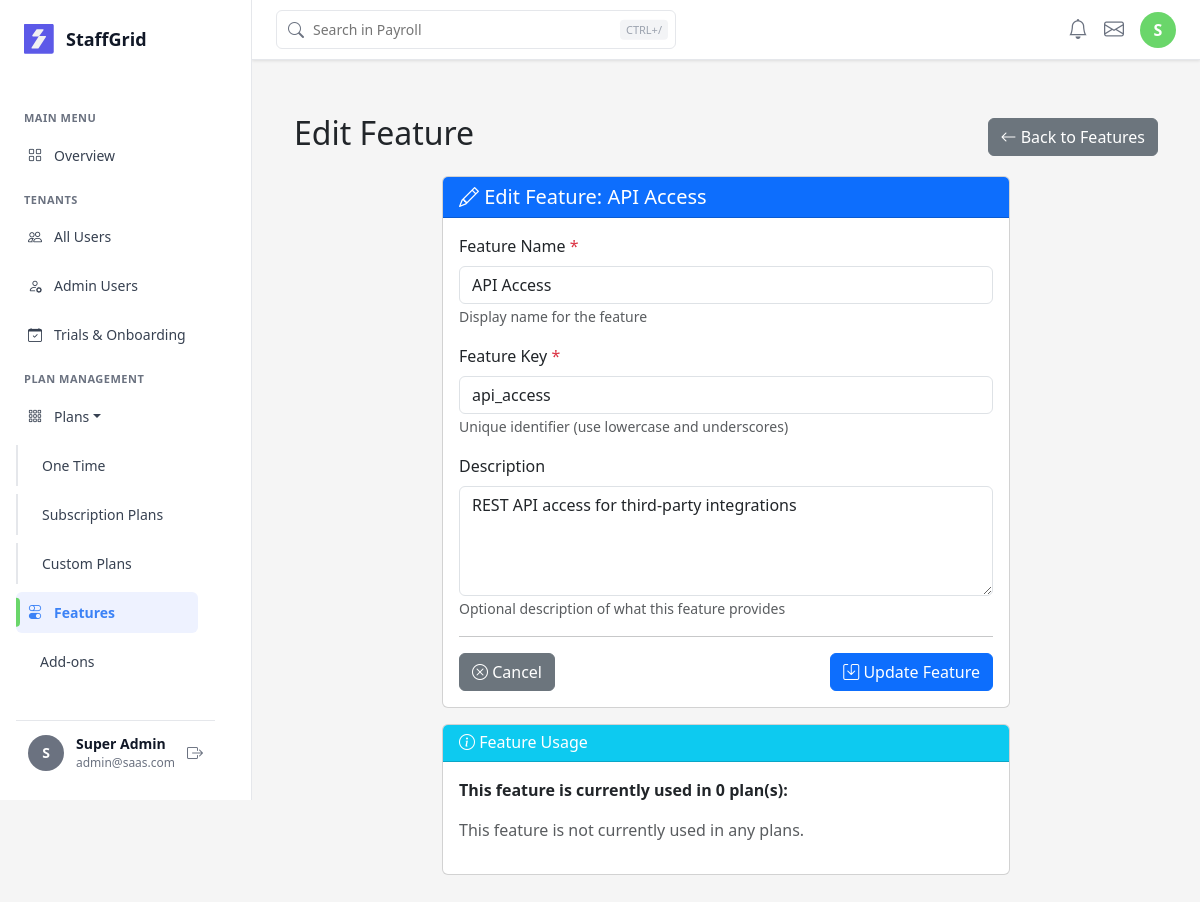
Screenshot of /features/8/edit/ (signed in) with the database file from the repository.
### saas/models/user.py (models this page shows, shortened)
class CustomUser(AbstractUser):
    email = models.EmailField(unique=True)
    role = models.ForeignKey(
        'Role',
        on_delete=models.SET_NULL,
        null=True,
        blank=True,
        related_name='users'
    )
    tenant = models.ForeignKey(
        'Tenant',
        on_delete=models.CASCADE,
        null=True,
        blank=True,
        related_name='users'
    )
    phone = models.CharField(max_length=15, blank=True, null=True)
    address = models.TextField(blank=True, null=True)
    profile_picture = models.ImageField(upload_to='profile_pictures/', blank=True, null=True)
    is_verified = models.BooleanField(default=False)
    created_at = models.DateTimeField(default=timezone.now)
    updated_at = models.DateTimeField(auto_now=True)
    USERNAME_FIELD = 'email'
    REQUIRED_FIELDS = ['username']
    objects = CustomUserManager()
    class Meta:
        db_table = 'custom_users'
        ordering = ['-date_joined']
        indexes = [
            models.Index(fields=['email']),
            models.Index(fields=['role']),
            models.Index(fields=['is_active']),
            models.Index(fields=['is_verified']),
        ]

### saas/models/feature.py (models this page shows, shortened)
class Feature(models.Model):
    name = models.CharField(max_length=100, unique=True)
    key = models.CharField(
        max_length=50,
        unique=True,
        help_text="Unique key for programmatic access to feature"
    )
    description = models.TextField(blank=True)
    created_at = models.DateTimeField(auto_now_add=True)
    updated_at = models.DateTimeField(auto_now=True)
    class Meta:
        db_table = 'features'
        ordering = ['name']

### saas/views/feature_views.py (the view)
# urls.py: path('<int:feature_id>/edit/', feature_edit, name='feature_edit'),
@login_required(login_url='auth:login')
def feature_edit(request, feature_id):
    if not is_super_admin(request.user):
        messages.error(request, 'You do not have permission to edit features.')
        return redirect('dashboard')
    feature = get_object_or_404(Feature, id=feature_id)
    if request.method == 'POST':
        form = FeatureForm(request.POST, instance=feature)
        if form.is_valid():
            feature = form.save()
            messages.success(request, f'Feature "{feature.name}" updated successfully!')
            return redirect('features:feature_list')
    else:
        form = FeatureForm(instance=feature)
    context = {
        'form': form,
        'feature': feature,
        'page_title': 'Edit Feature',
    }
    return render(request, 'features/feature_form.html', context)

### saas/templates/features/feature_form.html (shortened to what this page needs)
{% extends 'base.html' %}
{% load static %}
{% block content %}
<div class="container mt-4">
    <div class="d-flex justify-content-between align-items-center mb-3">
        <h2>{% if feature %}Edit Feature{% else %}Create Feature{% endif %}</h2>
        <a href="{% url 'features:feature_list' %}" class="btn btn-secondary">
            <i class="bi bi-arrow-left"></i> Back to Features
        </a>
    </div>
    <div class="row justify-content-center">
        <div class="col-md-8">
            <div class="card">
                <div class="card-header bg-primary text-white">
                    <h5 class="mb-0">
                        {% if feature %}
                        <i class="bi bi-pencil"></i> Edit Feature: {{ feature.name }}
                        {% else %}
                        <i class="bi bi-plus-circle"></i> Create New Feature
                        {% endif %}
                    </h5>
                </div>
                <div class="card-body">
                    <form method="post" novalidate>
                        <div class="mb-3">
                            <label for="{{ form.name.id_for_label }}" class="form-label">
                                Feature Name <span class="text-danger">*</span>
                            </label>
                            {{ form.name }}
                            {% if form.name.help_text %}
                                <small class="form-text text-muted">{{ form.name.help_text }}</small>
                            {% endif %}
                        </div>
                        <div class="mb-3">
                            <label for="{{ form.key.id_for_label }}" class="form-label">
                                Feature Key <span class="text-danger">*</span>
                            </label>
                            {{ form.key }}
                            {% if form.key.help_text %}
                                <small class="form-text text-muted">{{ form.key.help_text }}</small>
                            {% endif %}
                        </div>
                        <div class="mb-3">
                            <label for="{{ form.description.id_for_label }}" class="form-label">
                                Description
                            </label>
                            {{ form.description }}
                            {% if form.description.help_text %}
                                <small class="form-text text-muted">{{ form.description.help_text }}</small>
                            {% endif %}
                        </div>
                        <hr>
                        <div class="d-flex justify-content-between">
                            <a href="{% url 'features:feature_list' %}" class="btn btn-secondary">
                                <i class="bi bi-x-circle"></i> Cancel
                            </a>
                            <button type="submit" class="btn btn-primary">
                                <i class="bi bi-save"></i> {% if feature %}Update{% else %}Create{% endif %} Feature
                            </button>
                        </div>
                    </form>
                </div>
            </div>
            {% if feature %}
            <div class="card mt-3">
                <div class="card-header bg-info text-white">
                    <h6 class="mb-0"><i class="bi bi-info-circle"></i> Feature Usage</h6>
                </div>
                <div class="card-body">
                    <p><strong>This feature is currently used in {{ feature.plan_features.count }} plan(s):</strong></p>
                    {% if feature.plan_features.all %}
                    <ul class="list-group">
                        {% for plan_feature in feature.plan_features.all %}
                        <li class="list-group-item d-flex justify-content-between align-items-center">
                            <span>
                                <strong>{{ plan_feature.plan.name }}</strong>
                                <br>
                                <small class="text-muted">
                                    Limit:
                                    {% if plan_feature.feature_limit %}
                                        {{ plan_feature.feature_limit }}
                                    {% else %}
                                        Unlimited
                                    {% endif %}
                                </small>
                            </span>
                            <a href="{% url 'plans:plan_features_manage' plan_feature.plan.id %}"
                               class="btn btn-sm btn-outline-primary">
                                <i class="bi bi-eye"></i> View
                            </a>
                        </li>
                        {% endfor %}
                    </ul>
                    {% else %}
                    <p class="text-muted">This feature is not currently used in any plans.</p>
                    {% endif %}
                </div>
            </div>
            {% endif %}
        </div>
    </div>
</div>
{% endblock %}

### saas/templates/base.html (shortened to what this page needs)
<!DOCTYPE html>
<html lang="en">
<head>
    <link href="https://cdn.jsdelivr.net/npm/bootstrap@5.3.2/dist/css/bootstrap.min.css" rel="stylesheet">
    <link rel="stylesheet" href="https://cdn.jsdelivr.net/npm/bootstrap-icons@1.11.1/font/bootstrap-icons.css">
</head>
<body>
    <div class="main-container">
        <aside class="sidebar">
            <div class="brand-header">
                <div class="brand-logo">
                </div>
                <div class="brand-name">StaffGrid</div>
            </div>
            <div class="menu-content">
                <div class="menu-section-heading">MAIN MENU</div>
                <ul class="menu-list">
                    <li class="menu-item">
                        <a href="{% url 'dashboard_overview' %}"
                            class="menu-link {% if 'dashboard' in request.path or request.path == '/' %}active{% endif %}">
                            <i class="bi bi-grid"></i>
                            <span style="margin-left: 12px;">Overview</span>
                        </a>
                    </li>
                </ul>
                <div class="menu-section-heading">TENANTS</div>
                <ul class="menu-list">
                    <li class="menu-item">
                        <a href="{% url 'users_list' %}"
                            class="menu-link {% if request.path == '/users/' %}active{% endif %}">
                            <i class="bi bi-people"></i>
                            <span style="margin-left: 12px;">All Users</span>
                        </a>
                    </li>
                    <li class="menu-item">
                        <a href="{% url 'saas_admin:admin_users' %}"
                            class="menu-link {% if 'admin-users' in request.path %}active{% endif %}">
                            <i class="bi bi-person-gear"></i>
                            <span style="margin-left: 12px;">Admin Users</span>
                        </a>
                    </li>
                    <li class="menu-item">
                        <a href="#" class="menu-link">
                            <i class="bi bi-calendar-check"></i>
                            <span style="margin-left: 12px;">Trials & Onboarding</span>
                        </a>
                    </li>
                </ul>
                <div class="menu-section-heading">Plan management</div>
                <ul class="menu-list">
                    <li class="menu-item">
                        <a href="{% url 'plans:plan_list' %}" class="menu-link dropdown-toggle"
                            onclick="toggleDropdown('plansDropdown')">
                            <i class="bi bi-grid-3x3-gap"></i>
                            <span style="margin-left: 12px;">Plans</span>
                        </a>
                    </li>
                    <div class="dropdown-content expanded" id="plansDropdown">
                        <li class="menu-item dropdown-item">
                            <a href="{% url 'plans:one_time_plans' %}"
                                class="menu-link {% if 'one-time' in request.path %}active{% endif %}">
                                <span>One Time</span>
                            </a>
                        </li>
                        <li class="menu-item dropdown-item">
                            <a href="{% url 'subscription:list_plans' %}"
                                class="menu-link {% if 'subscription' in request.path %}active{% endif %}">
                                <span>Subscription Plans</span>
                            </a>
                        </li>
                        <li class="menu-item dropdown-item">
                            <a href="{% url 'plans:custom_plans' %}"
                                class="menu-link {% if 'custom' in request.path %}active{% endif %}">
                                <span>Custom Plans</span>
                            </a>
                        </li>
                    </div>
                    <li class="menu-item">
                        <a href="{% url 'features:feature_list' %}"
                            class="menu-link {% if 'features' in request.path %}active{% endif %}">
                            <i class="bi bi-toggles"></i>
                            <span style="margin-left: 12px;">Features</span>
                        </a>
                    </li>
                    <li class="menu-item">
                        <a href="{% url 'addon_list' %}"
                            class="menu-link {% if 'addons' in request.path %}active{% endif %}">
                            <span style="margin-left: 12px;">Add-ons</span>
                        </a>
                    </li>
                    <li class="menu-item">
                        <a href="{% url 'saas_admin:discount_list' %}"
                            class="menu-link {% if 'discount' in request.path %}active{% endif %}">
                        </a>
                    </li>
                </ul>
            </div>
            {% if user.is_authenticated %}
            <div class="user-profile-bottom">
                <div class="user-avatar-small">
                    {{ user.first_name.0|upper|default:user.username.0|upper }}
                </div>
                <div class="user-info-small">
                    <div class="user-name-small">Super Admin</div>
                    <div class="user-email-small">{{ user.email }}</div>
                </div>
                <form method="POST" action="{% url 'logout' %}" style="margin: 0;">
                    <button type="submit"
                        style="background: none; border: none; color: var(--Grey-Grey-500); cursor: pointer;">
                        <i class="bi bi-box-arrow-right"></i>
                    </button>
                </form>
            </div>
            {% endif %}
        </aside>
        <nav class="top-navbar"
            style="position: fixed; top: 0; left: 252px; right: 0; height: 60px; background: #fff; border-bottom: 1px solid #E5E7EB; z-index: 999; display: flex; align-items: center; padding: 0 24px; box-shadow: 0 1px 3px rgba(0,0,0,0.1);">
            <div style="flex: 1; display: flex; align-items: center; gap: 16px;">
                <div style="position: relative; flex: 1; max-width: 400px;">
                    <input type="text" placeholder="Search in Payroll"
                        style="width: 100%; padding: 8px 12px 8px 36px; border: 1px solid #E5E7EB; border-radius: 6px; font-size: 14px;">
                    <i class="bi bi-search"
                        style="position: absolute; left: 12px; top: 50%; transform: translateY(-50%); color: #6B7280;"></i>
                    <span
                        style="position: absolute; right: 8px; top: 50%; transform: translateY(-50%); font-size: 11px; color: #9CA3AF; background: #F3F4F6; padding: 2px 6px; border-radius: 4px;">CTRL+/</span>
                </div>
            </div>
            <div style="display: flex; align-items: center; gap: 16px;">
                <i class="bi bi-bell" style="font-size: 20px; color: #6B7280; cursor: pointer;"></i>
                <i class="bi bi-envelope" style="font-size: 20px; color: #6B7280; cursor: pointer;"></i>
                <div
                    style="width: 36px; height: 36px; border-radius: 50%; background: #6AD66A; display: flex; align-items: center; justify-content: center; color: white; font-weight: 600; cursor: pointer;">
                    {{ user.first_name.0|upper|default:user.username.0|upper }}
                </div>
            </div>
        </nav>
        <main class="main-content" style="margin-top: 60px;">
            {% block content %}{% endblock %}
        </main>
    </div>
</body>
</html>

### rows the page displays
CustomUser: first_name.0 "S", email "admin@saas.com"
Feature: name "API Access", key "api_access", description "REST API access for third-party integrations", plan_features.count "0"
